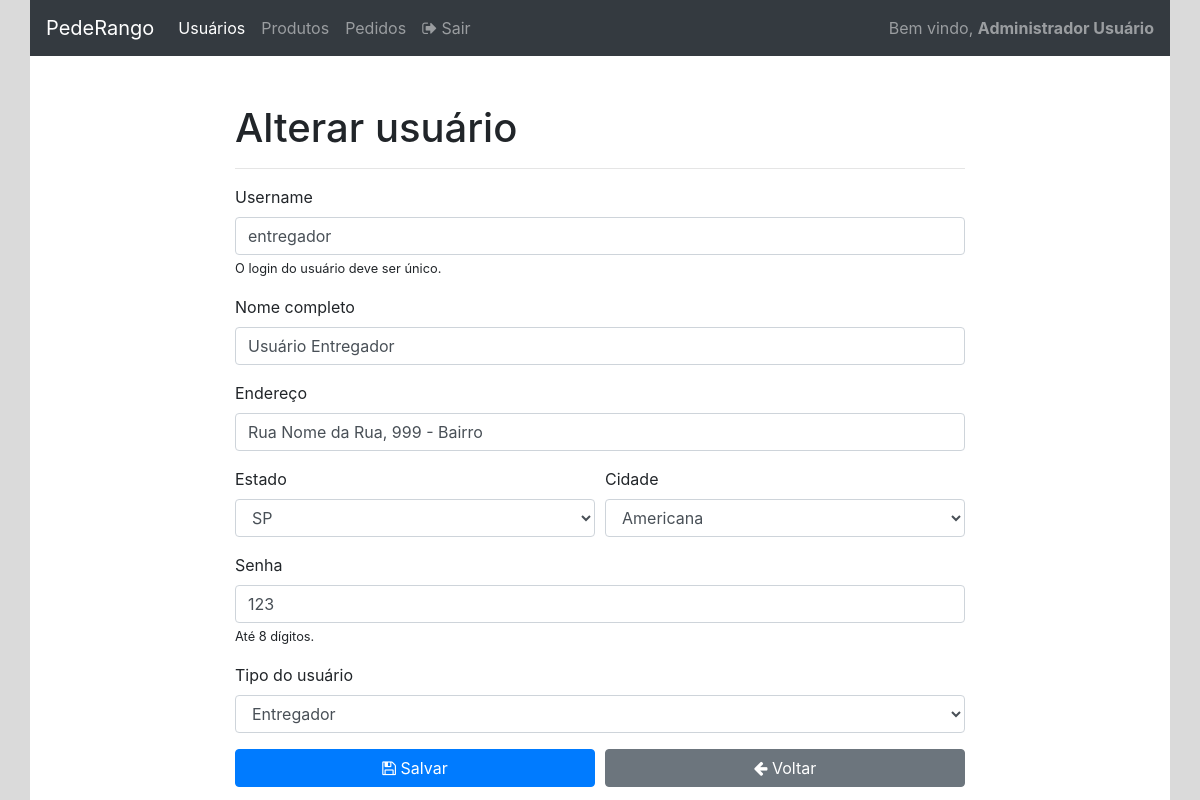
Screenshot of /admin/usuario_alterar.php?id=3 (signed in) with the database file from the repository.
### tables this page shows
create table usuarios_tb(
    codigo_usuario int(10) not null primary key auto_increment,

    username varchar(20) not null,
    nome_completo text not null,
    endereco text not null,
    estado_cod int(10),
    cidade_cod int(10),
    senha varchar(8) not null,
    tipo enum('adm', 'com', 'ent')  
);

### admin/usuario_alterar.php (the view, shortened to what this page needs)
<?php
require_once '../conexao/conecta.php';
if(isset($_GET['id'])){
    $id = $_GET['id'];
    $resultado = mysqli_query($conexao, "SELECT * FROM usuarios_tb WHERE codigo_usuario=$id");
    if($resultado){
        $usuario = mysqli_fetch_assoc($resultado);
    }
}else{
    header('Location: usuario_listar.php');
}
$resultado = mysqli_query($conexao, "SELECT * FROM tb_estado");
if($resultado){
    $estados = mysqli_fetch_all($resultado, MYSQLI_ASSOC);
}else{
    $estados = [];
}
$usuarioEstado = $usuario['estado_cod'];
$resultado = mysqli_query($conexao, "SELECT * FROM tb_cidade WHERE estado_cod=$usuarioEstado");
if($resultado){
    $cidades = mysqli_fetch_all($resultado, MYSQLI_ASSOC);
}else{
    $cidades = [];
}
?>
<!DOCTYPE html>
<html lang="pt-br">
<head>
    <link rel="stylesheet" href="https://stackpath.bootstrapcdn.com/font-awesome/4.7.0/css/font-awesome.min.css">
    <link rel="stylesheet" href="https://stackpath.bootstrapcdn.com/bootstrap/4.3.1/css/bootstrap.min.css">
</head>
<body>
    <div id="principal" class="container">
        <div class="row">
            <div class="col-12 p-0">
                <?php require_once 'header.php' ?>
            </div>
        </div>
        <div class="row mt-5">
            <div class="col-12">
                <div class="row" id="conteudo">
                    <div class="col-8 offset-2">
                        <h1>Alterar usuário</h1>
                        <hr>
                        <form method="post">
                            <div class="form-group">
                                <label for="campoUsername">Username</label>
                                <input value="<?= $usuario['username'] ?>" class="form-control" type="text" name="nome" id="campoUsername" placeholder="Digite um login para o usuário">
                                <small>O login do usuário deve ser único.</small>
                            </div>
                            <div class="form-group">
                                <label for="campoNomeCompleto">Nome completo</label>
                                <input value="<?= $usuario['nome_completo'] ?>" class="form-control" type="text" name="nome_completo" id="campoNomeCompleto" placeholder="Digite o nome completo">
                            </div>
                            <div class="form-group">
                                <label for="campoEndereco">Endereço</label>
                                <input value="<?= $usuario['endereco'] ?>" class="form-control" type="text" name="endereco" id="campoEndereco" placeholder="Rua Nome da Rua, 999 - Bairro">
                            </div>
                            <div class="form-group">
                                <div class="form-row">
                                    <div class="col-6">
                                        <label for="campoEstado">Estado</label>
                                        <select onchange="mudaEstado()" class="form-control" name="estado" id="campoEstado">
                                            <?php foreach ($estados as $estado): ?>
                                                <?php if($usuario['estado_cod'] == $estado['id']):?>
                                                    <option value="<?php print $estado['id']?>" selected><?php print $estado['uf']?></option>
                                                <?php else: ?>
                                                    <option value="<?php print $estado['id']?>"><?php print $estado['uf']?></option>
                                                <?php endif;?>
                                            <?php endforeach; ?>
                                        </select>
                                    </div>
                                    <div class="col-6">
                                        <label for="campoCidade">Cidade</label>
                                        <select class="form-control" name="cidade" id="campoCidade">
                                            <?php foreach($cidades as $cidade):?>
                                                <?php if($usuario['cidade_cod'] == $cidade['id']):?>
                                                    <option value="<?php print $cidade['id']?>" selected><?php print $cidade['nome']?></option>
                                                <?php else: ?>
                                                    <option value="<?php print $cidade['id']?>"><?php print $cidade['nome']?></option>
                                                <?php endif;?>
                                            <?php endforeach; ?>
                                        </select>
                                    </div>
                                </div>
                            </div>
                            <div class="form-group">
                                <label for="campoSenha">Senha</label>
                                <input value="<?= $usuario['senha'] ?>" class="form-control" type="text" name="senha" id="campoSenha" placeholder="Digite a senha do usuário">
                                <small>Até 8 dígitos.</small>
                            </div>
                            <div class="form-group">
                                <label for="campoTipo">Tipo do usuário</label>
                                <select class="form-control" name="tipo" id="campoTipo">
                                    <option value="ent" <?php if($usuario['tipo'] == 'ent') print 'selected' ?>>Entregador</option>
                                </select>
                            </div>
                            <div class="form-row">
                                <div class="col-6">
                                    <button class="btn btn-block btn-primary" type="submit" value="Salvar"><i class="fa fa-floppy-o"></i> Salvar</button>
                                </div>
                                <div class="col-6">
                                    <a href="usuario_listar.php" class="btn btn-block btn-secondary"><i class="fa fa-arrow-left"></i> Voltar</a>
                                </div>
                            </div>
                        </form>
                    </div>
                </div>
            </div>
        </div>
    </div>
</body>
</html>

### admin/usuario_alterar.php (style rules this page uses)
html, body { background-color: #dadada; height: 100%; }
#principal, #conteudo { background-color: white; }
#principal { height: 100%; }

### rows the page displays
usuarios_tb: nome "entregador", nome_completo "Usuário Entregador", endereco "Rua Nome da Rua, 999 - Bairro", cidade "Americana", senha "123", tipo "Entregador"

### other values shown
$_SESSION['nome_completo'] "Administrador Usuário"
form field estado "SP"
